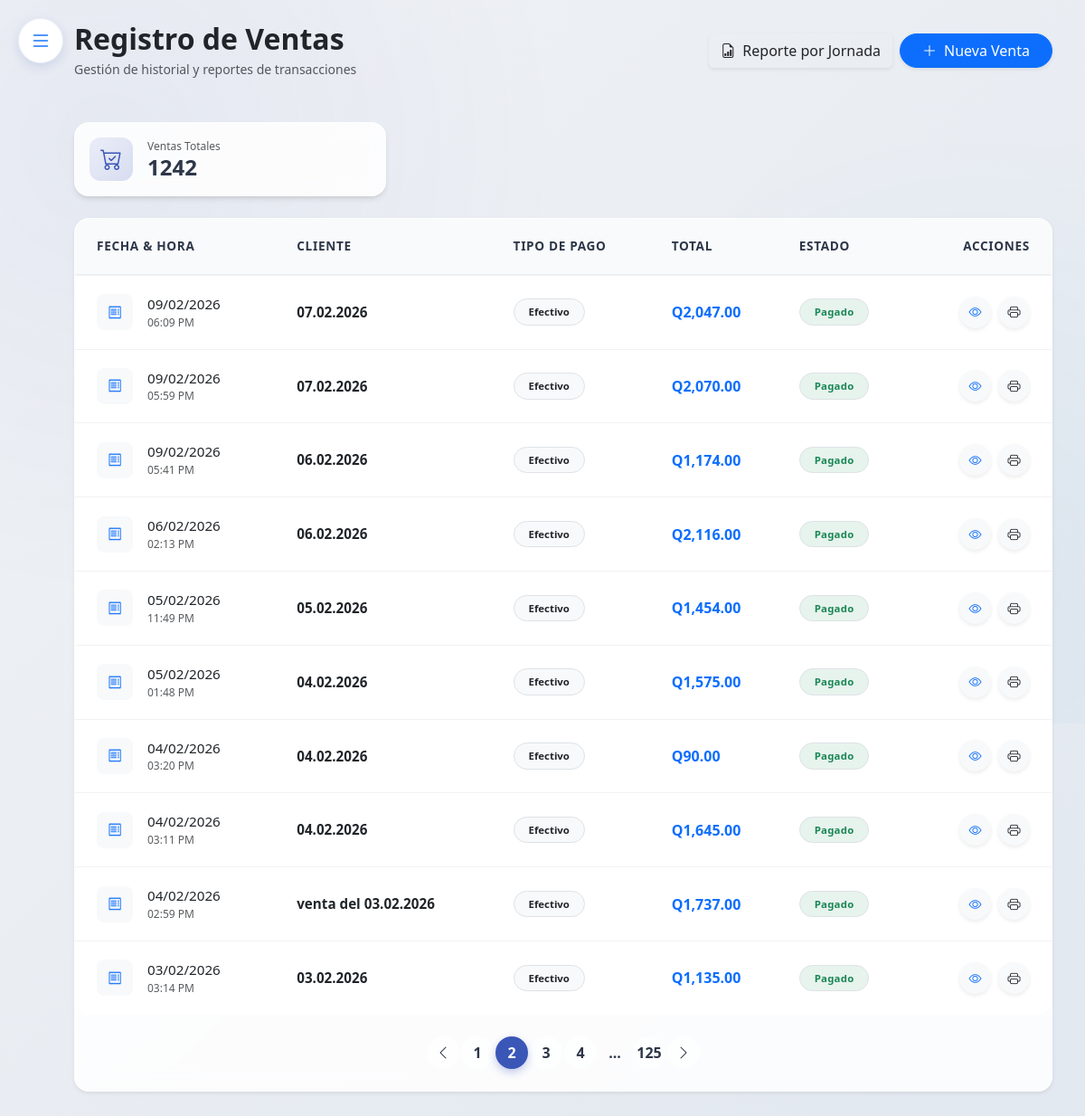
The page /php/sales/index.php?page=2 (signed in) on the database its author committed.
### tables this page shows
CREATE TABLE `ventas` (
  `id_venta` int NOT NULL,
  `id_usuario` int DEFAULT NULL,
  `fecha_venta` datetime DEFAULT CURRENT_TIMESTAMP,
  `nombre_cliente` varchar(100) DEFAULT NULL,
  `tipo_pago` enum('Efectivo','Tarjeta','Seguro Médico') DEFAULT NULL,
  `total` decimal(10,2) DEFAULT '0.00',
  `estado` enum('Pendiente','Pagado','Cancelado') DEFAULT NULL
);

### php/sales/index.php (the view, shortened to what this page needs)
<?php
try {
    $database = new Database();
    $conn = $database->getConnection();
    $page = isset($_GET['page']) ? (int)$_GET['page'] : 1;
    $limit = 10;
    $offset = ($page - 1) * $limit;
    $stmt = $conn->prepare("SELECT COUNT(*) as total FROM ventas");
    $stmt->execute();
    $total_records = $stmt->fetch(PDO::FETCH_ASSOC)['total'];
    $total_pages = ceil($total_records / $limit);
    $stmt = $conn->prepare("
        SELECT id_venta, fecha_venta, nombre_cliente, tipo_pago, total, estado
        FROM ventas
        ORDER BY fecha_venta DESC
        LIMIT ? OFFSET ?
    ");
    $stmt->bindValue(1, $limit, PDO::PARAM_INT);
    $stmt->bindValue(2, $offset, PDO::PARAM_INT);
    $stmt->execute();
    $ventas = $stmt->fetchAll(PDO::FETCH_ASSOC);
    include_once '../../includes/header.php';
} catch (Exception $e) {
    die("Error: " . $e->getMessage());
}
?>
<link rel="stylesheet" href="../../assets/css/dashboard-reengineered.css">
<div class="dashboard-wrapper sidebar-collapsed">
    <button class="btn btn-white shadow-sm border rounded-circle position-fixed d-none d-md-flex align-items-center justify-content-center" id="desktopSidebarToggle" title="Mostrar Menú" style="top: 20px; left: 20px; width: 45px; height: 45px; z-index: 1040; transition: all 0.3s ease;">
        <i class="bi bi-list text-primary fs-4"></i>
    </button>
    <div class="main-content-glass">
        <div class="container-xxl">
            <div class="d-flex justify-content-between align-items-center mb-5">
                <div>
                    <h2 class="fw-bold text-dark mb-1">Registro de Ventas</h2>
                    <p class="text-muted text-sm mb-0">Gestión de historial y reportes de transacciones</p>
                </div>
                <div class="d-flex gap-2">
                    <button type="button" class="btn btn-glass-success shadow-sm" data-bs-toggle="modal" data-bs-target="#shiftReportModal">
                        <i class="bi bi-file-earmark-bar-graph me-2"></i>Reporte por Jornada
                    </button>
                    <a href="../dispensary/index.php" class="btn btn-primary rounded-pill px-4 shadow-sm">
                        <i class="bi bi-plus-lg me-2"></i>Nueva Venta
                    </a>
                </div>
            </div>
            <div class="row g-4 mb-4 animate__animated animate__fadeInUp">
                <div class="col-md-4">
                    <div class="card-glass p-3 mb-0">
                        <div class="d-flex align-items-center">
                            <div class="stats-card-icon bg-gradient-primary-soft me-3">
                                <i class="bi bi-cart-check"></i>
                            </div>
                            <div>
                                <p class="text-muted text-xs mb-0 uppercase-label">Ventas Totales</p>
                                <h4 class="fw-bold mb-0"><?php echo $total_records; ?></h4>
                            </div>
                        </div>
                    </div>
                </div>
            </div>
            <div class="card-glass shadow-sm">
                <div class="p-0">
                    <div class="table-responsive table-container">
                        <table class="table table-glass table-hover align-middle mb-0">
                            <thead>
                                <tr>
                                    <th class="ps-4">Fecha & Hora</th>
                                    <th>Cliente</th>
                                    <th>Tipo de Pago</th>
                                    <th>Total</th>
                                    <th>Estado</th>
                                    <th class="text-end pe-4">Acciones</th>
                                </tr>
                            </thead>
                            <tbody>
                                <?php if (count($ventas) > 0): ?>
                                    <?php foreach ($ventas as $venta): ?>
                                        <tr class="transition-hover">
                                            <td class="ps-4">
                                                <div class="d-flex align-items-center">
                                                    <div class="icon-square bg-light text-primary me-3 rounded-3 d-flex align-items-center justify-content-center" style="width: 40px; height: 40px;">
                                                        <i class="bi bi-receipt"></i>
                                                    </div>
                                                    <div>
                                                        <div class="fw-medium text-dark"><?php echo date('d/m/Y', strtotime($venta['fecha_venta'])); ?></div>
                                                        <div class="text-xs text-muted"><?php echo date('h:i A', strtotime($venta['fecha_venta'])); ?></div>
                                                    </div>
                                                </div>
                                            </td>
                                            <td>
                                                <span class="fw-semibold text-dark"><?php echo htmlspecialchars($venta['nombre_cliente']); ?></span>
                                            </td>
                                            <td>
                                                <span class="badge bg-light text-dark border px-3 py-2 rounded-pill">
                                                    <?php echo htmlspecialchars($venta['tipo_pago']); ?>
                                                </span>
                                            </td>
                                            <td>
                                                <span class="fw-bold text-primary fs-6">Q<?php echo number_format($venta['total'], 2); ?></span>
                                            </td>
                                            <td>
                                                <?php
                                                $statusClass = match($venta['estado']) {
                                                    'Pagado' => 'bg-success text-success',
                                                    'Pendiente' => 'bg-warning text-warning',
                                                    'Cancelado' => 'bg-danger text-danger',
                                                    default => 'bg-secondary text-secondary'
                                                };
                                                ?>
                                                <span class="badge <?php echo $statusClass; ?> bg-opacity-10 border border-opacity-25 rounded-pill px-3 py-2 status-badge">
                                                    <?php echo htmlspecialchars($venta['estado']); ?>
                                                </span>
                                            </td>
                                            <td class="text-end pe-4">
                                                <div class="d-flex justify-content-end gap-2">
                                                    <button type="button" class="btn btn-sm btn-light text-primary view-details rounded-circle shadow-sm"
                                                            data-id="<?php echo $venta['id_venta']; ?>"
                                                            data-bs-toggle="modal"
                                                            data-bs-target="#viewDetailsModal"
                                                            title="Ver Detalles"
                                                            style="width: 35px; height: 35px;">
                                                        <i class="bi bi-eye"></i>
                                                    </button>
                                                    <a href="../dispensary/print_receipt.php?id=<?php echo $venta['id_venta']; ?>" target="_blank"
                                                       class="btn btn-sm btn-light text-dark rounded-circle shadow-sm"
                                                       title="Imprimir Comprobante"
                                                       style="width: 35px; height: 35px; display: inline-flex; align-items: center; justify-content: center;">
                                                        <i class="bi bi-printer"></i>
                                                    </a>
                                                </div>
                                            </td>
                                        </tr>
                                    <?php endforeach; ?>
                                <?php endif; ?>
                            </tbody>
                        </table>
                    </div>
                    <?php if ($total_pages > 1): ?>
                    <div class="d-flex justify-content-center py-4 pagination-container">
                        <nav aria-label="Page navigation">
                            <ul class="pagination pagination-glass mb-0">
                                <li class="page-item <?php echo ($page <= 1) ? 'disabled' : ''; ?>">
                                    <a class="page-link" href="?page=<?php echo $page - 1; ?>" aria-label="Previous">
                                        <i class="bi bi-chevron-left"></i>
                                    </a>
                                </li>
                                <?php
                                $range = 2;
                                $initial_num = $page - $range;
                                $condition_limit_num = ($page + $range) + 1;
                                if ($total_pages > 1) {
                                    echo '<li class="page-item ' . ($page == 1 ? 'active' : '') . '"><a class="page-link" href="?page=1">1</a></li>';
                                }
                                for ($i = 2; $i < $total_pages; $i++) {
                                    if ($i >= $initial_num && $i < $condition_limit_num) {
                                        echo '<li class="page-item ' . ($page == $i ? 'active' : '') . '"><a class="page-link" href="?page=' . $i . '">' . $i . '</a></li>';
                                    }
                                }
                                if ($condition_limit_num < $total_pages) {
                                    echo '<li class="page-item disabled"><span class="page-link border-0 bg-transparent">...</span></li>';
                                }
                                if ($total_pages > 1 && $total_pages != 1) {
                                    echo '<li class="page-item ' . ($page == $total_pages ? 'active' : '') . '"><a class="page-link" href="?page=' . $total_pages . '">' . $total_pages . '</a></li>';
                                }
                                ?>
                                <li class="page-item <?php echo ($page >= $total_pages) ? 'disabled' : ''; ?>">
                                    <a class="page-link" href="?page=<?php echo $page + 1; ?>" aria-label="Next">
                                        <i class="bi bi-chevron-right"></i>
                                    </a>
                                </li>
                            </ul>
                        </nav>
                    </div>
                    <?php endif; ?>
                </div>
            </div>
        </div>
    </div>
</div>
<?php include_once '../../includes/footer.php'; ?>

### assets/css/dashboard-reengineered.css (style rules this page uses)
:root { --dash-primary: #3a56b7; --dash-secondary: #1e3a8a; --dash-accent: #2a9cc8; --dash-success: #1cc88a; --dash-warning: #f6c23e; --dash-info: #36b9cc; --dash-danger: #e74a3b; --dash-dark: #2d3748; --dash-light: #f8f9fc; --dash-glass-bg: rgba(255, 255, 255, 0.85); --dash-glass-border: 1px solid rgba(255, 255, 255, 0.4); --dash-shadow-soft: 0 4px 6px -1px rgba(0, 0, 0, 0.1), 0 2px 4px -1px rgba(0, 0, 0, 0.06); --dash-shadow-hover: 0 10px 15px -3px rgba(0, 0, 0, 0.1), 0 4px 6px -2px rgba(0, 0, 0, 0.05); }
body { background: linear-gradient(135deg, #f0f2f5 0%, #e2e8f0 100%); min-height: 100vh; }
body::before { content: ''; position: fixed; top: 0; left: 0; width: 100vw; height: 100vh; background: radial-gradient(circle at 10% 20%, rgba(58, 86, 183, 0.05) 0%, rgba(0, 0, 0, 0) 40%), radial-gradient(circle at 90% 80%, rgba(42, 156, 200, 0.05) 0%, rgba(0, 0, 0, 0) 40%); z-index: -1; pointer-events: none; }
.dashboard-wrapper { display: flex; min-height: 100vh; overflow-x: hidden; }
.main-content-glass { flex-grow: 1; margin-left: 280px; padding: 1.5rem; transition: all 0.3s cubic-bezier(0.4, 0, 0.2, 1); }
.dashboard-wrapper.sidebar-collapsed .main-content-glass { margin-left: 0; padding-left: 70px; }
#desktopSidebarToggle { width: 50px !important; height: 50px !important; background: white; border: 1px solid rgba(58, 86, 183, 0.1) !important; box-shadow: 0 4px 12px rgba(58, 86, 183, 0.15) !important; transition: all 0.3s cubic-bezier(0.4, 0, 0.2, 1); z-index: 1040; }
.dashboard-wrapper.sidebar-collapsed #desktopSidebarToggle { opacity: 1; pointer-events: auto; transform: scale(1) translateX(0); }
.card-glass { background: var(--dash-glass-bg); backdrop-filter: blur(10px); -webkit-backdrop-filter: blur(10px); border: var(--dash-glass-border); border-radius: 16px; box-shadow: var(--dash-shadow-soft); transition: all 0.3s cubic-bezier(0.4, 0, 0.2, 1); overflow: hidden; margin-bottom: 1.5rem; }
.stats-card-icon { width: 48px; height: 48px; border-radius: 12px; display: flex; align-items: center; justify-content: center; font-size: 1.5rem; background: rgba(255, 255, 255, 0.5); backdrop-filter: blur(4px); transition: transform 0.3s ease; }
.bg-gradient-primary-soft { background: linear-gradient(135deg, rgba(58, 86, 183, 0.1), rgba(58, 86, 183, 0.2)); color: var(--dash-primary); }
h1, h2, h3, h4, h5, h6 { color: var(--dash-dark); font-weight: 700; }
.text-xs { font-size: 0.75rem; }
.text-sm { font-size: 0.875rem; }
.table-glass { margin-bottom: 0; }
.table-glass th { background-color: rgba(248, 249, 252, 0.5); color: #858796; font-weight: 700; text-transform: uppercase; font-size: 0.75rem; letter-spacing: 0.5px; border-bottom: 1px solid rgba(0, 0, 0, 0.05); border-top: none; padding: 1rem; }
.table-glass td { vertical-align: middle; padding: 1rem; border-bottom: 1px solid rgba(0, 0, 0, 0.05); color: #5a5c69; }
.table-glass tr:last-child td { border-bottom: none; }
.animate-fade-in-up { animation: fadeInUp 0.6s cubic-bezier(0.2, 0.8, 0.2, 1) forwards; }

### includes/header.php (style rules this page uses)
.bi::before { font-family: 'Bootstrap Icons', sans-serif; }

### php/sales/index.php (style rules this page uses)
.table-container { border-radius: 16px; overflow: hidden; }
.table thead th { font-size: 0.85rem; font-weight: 700; text-transform: uppercase; letter-spacing: 0.05em; color: var(--dash-dark); background-color: rgba(248, 249, 252, 0.8); border-bottom: 2px solid rgba(0, 0, 0, 0.05); padding: 1.25rem 1rem; }
.table tbody td { padding: 1.25rem 1rem; font-size: 0.95rem; }
.status-badge { font-weight: 600; letter-spacing: 0.02em; }
.pagination-container .page-link { width: 36px; height: 36px; display: flex; align-items: center; justify-content: center; margin: 0 3px; border-radius: 50% !important; border: none; color: var(--dash-dark); font-weight: 600; background: rgba(255, 255, 255, 0.5); }
.pagination-container .page-item.active .page-link { background: var(--dash-primary); color: white; box-shadow: 0 4px 10px rgba(58, 86, 183, 0.3); }

### rows shown on the page
ventas: fecha_venta "09/02/2026", fecha_venta "06:09 PM", nombre_cliente "07.02.2026", tipo_pago "Efectivo", total "2,047.00", estado "Pagado"
ventas: fecha_venta "09/02/2026", fecha_venta "05:59 PM", nombre_cliente "07.02.2026", tipo_pago "Efectivo", total "2,070.00", estado "Pagado"
ventas: fecha_venta "09/02/2026", fecha_venta "05:41 PM", nombre_cliente "06.02.2026", tipo_pago "Efectivo", total "1,174.00", estado "Pagado"
ventas: fecha_venta "06/02/2026", fecha_venta "02:13 PM", nombre_cliente "06.02.2026", tipo_pago "Efectivo", total "2,116.00", estado "Pagado"
ventas: fecha_venta "05/02/2026", fecha_venta "11:49 PM", nombre_cliente "05.02.2026", tipo_pago "Efectivo", total "1,454.00", estado "Pagado"
ventas: fecha_venta "05/02/2026", fecha_venta "01:48 PM", nombre_cliente "04.02.2026", tipo_pago "Efectivo", total "1,575.00", estado "Pagado"
ventas: fecha_venta "04/02/2026", fecha_venta "03:20 PM", nombre_cliente "04.02.2026", tipo_pago "Efectivo", total "90.00", estado "Pagado"
ventas: fecha_venta "04/02/2026", fecha_venta "03:11 PM", nombre_cliente "04.02.2026", tipo_pago "Efectivo", total "1,645.00", estado "Pagado"
ventas: fecha_venta "04/02/2026", fecha_venta "02:59 PM", nombre_cliente "venta del 03.02.2026", tipo_pago "Efectivo", total "1,737.00", estado "Pagado"
ventas: fecha_venta "03/02/2026", fecha_venta "03:14 PM", nombre_cliente "03.02.2026", tipo_pago "Efectivo", total "1,135.00", estado "Pagado"

### other values the page prints
$total_records "1242"
$total_pages "125"
